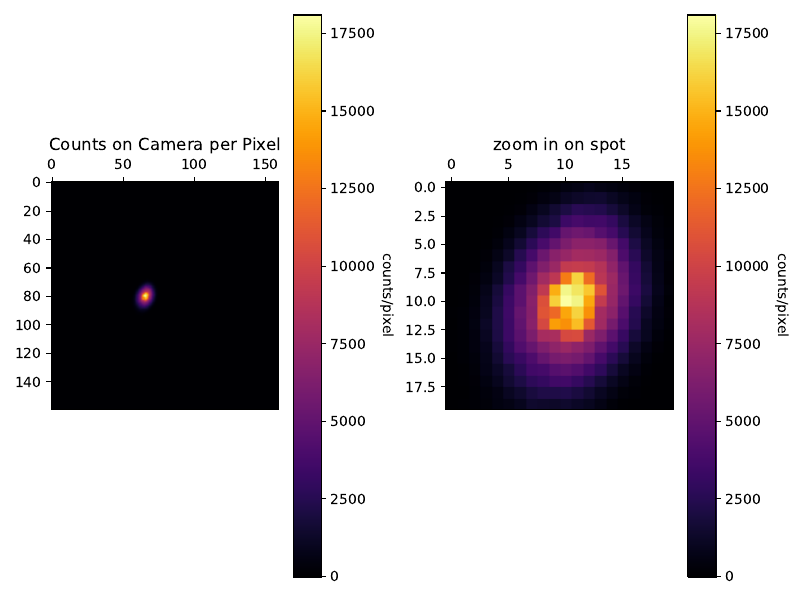

Write Python code to recreate this figure.
import numpy as np 
import matplotlib.pyplot as plt
from uncertainties.unumpy import uarray
import uncertainties
import matplotlib


def heatmap(data, ax=None, vmin=None, vmax=None,
            cbar_kw={}, cbarlabel="",**kwargs):
    """
    Create a heatmap from a numpy array and two lists of labels.

    Parameters
    ----------
    data
        A 2D numpy array of shape (M, N).
    ax
        A `matplotlib.axes.Axes` instance to which the heatmap is plotted.  If
        not provided, use current axes or create a new one.  Optional.
    cbar_kw
        A dictionary with arguments to `matplotlib.Figure.colorbar`.  Optional.
    cbarlabel
        The label for the colorbar.  Optional.
    **kwargs
        All other arguments are forwarded to `imshow`.
    """

    if not ax:
        ax = plt.gca()

    # Plot the heatmap
    im = ax.imshow(data, vmin=vmin, vmax=vmax, **kwargs)

    # Create colorbar
    cbar = ax.figure.colorbar(im, ax=ax, **cbar_kw)
    cbar.ax.set_ylabel(cbarlabel, rotation=-90, va="bottom")

    # Let the horizontal axes labeling appear on top.
    ax.tick_params(top=True, bottom=False,
                   labeltop=True, labelbottom=False)

    return im, cbar



pixel_values = np.genfromtxt('firstfocus.ascii_0001.ascii.csv', delimiter=',', unpack=True) #unpack the txt file with pixel values
pixel_values = pixel_values[:160,:160] #somehow there is one line in the file that has just nan in it so we ignore it


fig, (ax1, ax2) = plt.subplots(1, 2, figsize=(8, 6))

im, _ = heatmap(pixel_values, ax=ax1, vmin=0,
                cmap="inferno", cbarlabel="counts/pixel")
ax1.set_title('Counts on Camera per Pixel')

im, _ = heatmap(pixel_values[70:90, 55:75], ax=ax2, vmin=0, vmax=np.max(pixel_values),
                cmap="inferno", cbarlabel="counts/pixel")
ax2.set_title('zoom in on spot')

fig.tight_layout()
plt.savefig('camera.pdf')

####################################################################################################


print('Summe aller Pixel normiert mit maximalem Count von einem Pixel?:',np.sum(pixel_values)/np.max(pixel_values))

#How to find the spot?
#lets try masks

detektorsize = np.shape(pixel_values)
fig, ax = plt.subplots()
mask = pixel_values <= 100
pixel_values[mask] = np.nan
cmap = matplotlib.cm.get_cmap("inferno").copy()
cmap.set_bad('white')
ax.imshow(pixel_values)
print('Spotsize with pixel above 100 counts:',detektorsize[0]*detektorsize[1]-np.sum(mask))
plt.savefig('spotsize.pdf')